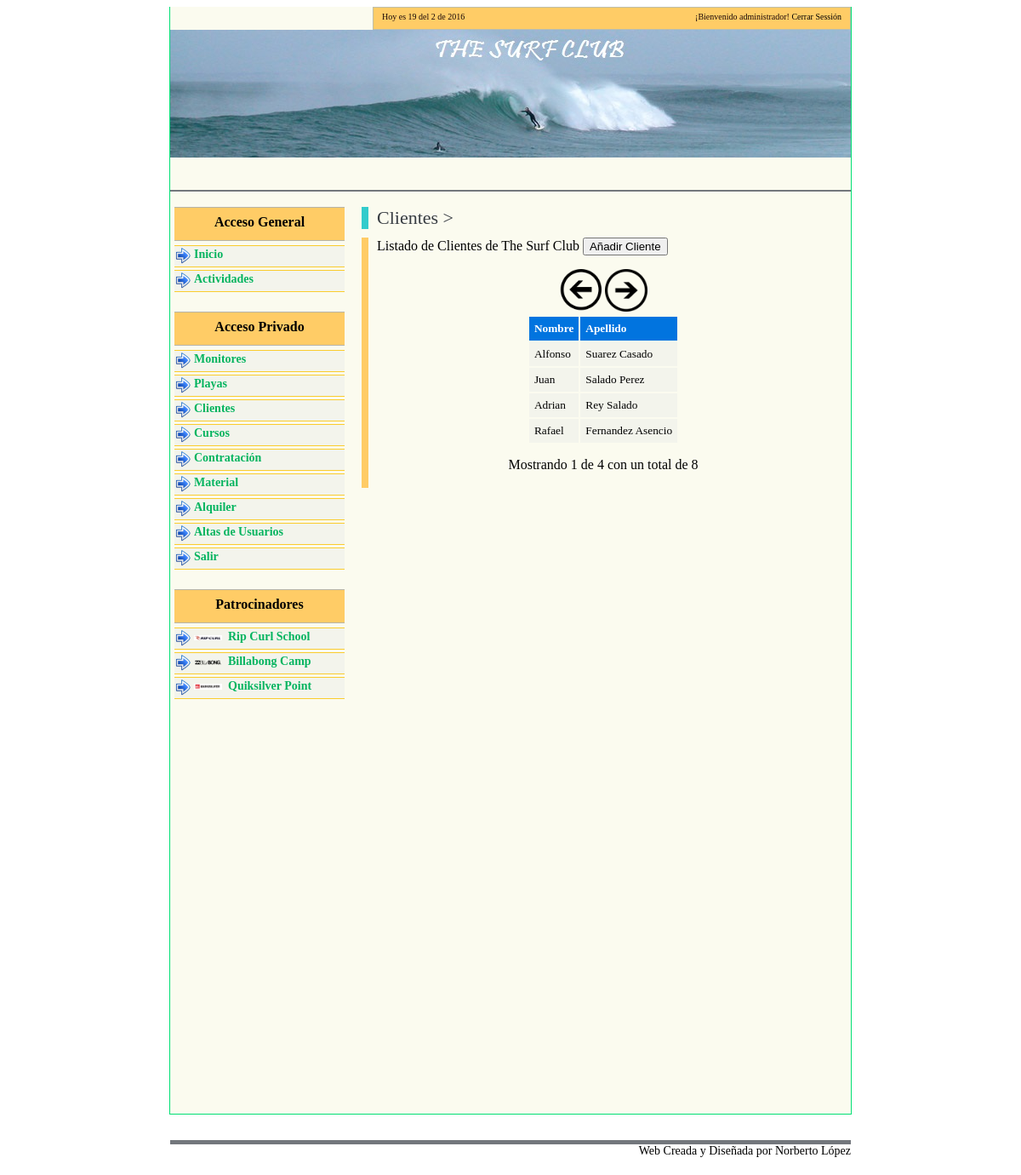
/url/clientes.php (signed in), run on the app's committed database.
### tables this page shows
CREATE TABLE `clientes` (
  `id_cliente` mediumint(8) UNSIGNED NOT NULL,
  `dni_cliente` varchar(9) NOT NULL,
  `nombre_cliente` varchar(50) NOT NULL,
  `apellidos_cliente` varchar(50) NOT NULL
);

### url/clientes.php (the view, shortened to what this page needs)
<?php
include("encabezado.php");
print "<LINK REL='stylesheet' TYPE='text/css' HREF='../css/estilos.css'>";
if (!isset($_SESSION['usuario']))
{
	print("Para ver este contenido debe estar logueado");
	echo "<META HTTP-EQUIV='refresh' CONTENT='3; URL=../index.php'>";
}
else
{
?>
	<div class="titulomenu">Clientes > </div><div class="imagentitulo"></div>
	<div class="cuerpomenu">
		<form action="nuevousuario2clientes.php" METHOD="POST">Listado de Clientes de The Surf Club <span style="text-align:right;"><input type="submit" value="Añadir Cliente"></span></form>
<?php
		$conexion = mysql_connect ("localhost", "root", "")
			or die ("No se puede conectar con el servidor");
		$num=4;
		$comienzo=$_REQUEST['comienzo'];
		if(!isset($comienzo))
			$comienzo=0;
		if (isset($buscar))
		{
			if($usuario3=="" && $actividad!="")
			{
				$instruccion = "select * from clientes where apellidos_cliente='$actividad' LIMIT $comienzo,$num" ;
				$instruccion2 = "select * from clientes where apellidos_cliente='$actividad'";
			}
			if($usuario3!="" && $actividad=="")
			{
				$instruccion = "select * from clientes where nombre_cliente='$usuario3' LIMIT $comienzo,$num" ;
				$instruccion2 = "select * from clientes where nombre_cliente='$usuario3'";
			}
			if($usuario3!="" && $actividad!="")
			{
				$instruccion = "select * from clientes where nombre_cliente='$usuario3' and apellidos_cliente='$actividad' LIMIT $comienzo,$num" ;
				$instruccion2 = "select * from clientes where nombre_cliente='$usuario3' and apellidos_cliente='$actividad'";
			}
			if($usuario3=="" && $actividad=="")
			{
				$instruccion = "select * from clientes LIMIT $comienzo,$num" ;
				$instruccion2 = "select * from clientes";
			}
		}
		else
		{
			$instruccion = "select * from clientes LIMIT $comienzo,$num" ;
			$instruccion2 = "select * from clientes";
		}
		$consulta = mysql_query ($instruccion, $conexion)
			 or die ("Fallo en la consulta1");
		$consulta2 = mysql_query ($instruccion2, $conexion)
			 or die ("Fallo en la consulta2");
		$nfilas = mysql_num_rows ($consulta);
		$nfilas_t= mysql_num_rows ($consulta2);
?>
		<center>
<?php
			if ($nfilas>0)
			{
				if($comienzo==0)
				{
					print "<span class='botompag'><img src='../img/botonanterior.jpg' width='50'></img></span> ";
				}
				else
				{
					print "<a class='botompag' href='" . "clientes.php" . "?comienzo=" . ($comienzo - $num) . "'><img src='../img/botonanterior.jpg' width='50' border='0'></img></a>";
				}
				if(($comienzo+$num)<$nfilas_t)
				{
					print "<a class='botompag' href='" . "clientes.php" . "?comienzo=" . ($comienzo + $num) . "'><img src='../img/botonsiguiente.jpg' width='50' border='0'></img></a>";
				}
				else
				{
					print " <span class='botompag'><img src='../img/botonsiguiente.jpg' width='50'></img></span>";
				}
			}
?>
		</center>
<?php
		if ($nfilas > 0)
    	{
         	print ("<center><TABLE class='tablediary'>\n");
         	print ("<TR>\n");
         	print ("<TH>Nombre</TH>\n");
			print ("<TH>Apellido</TH>\n");
         	print ("</TR>\n");
        	for ($i=0; $i<$nfilas; $i++)
         	{
            	$resultado = mysql_fetch_array ($consulta);
           		print ("<TR>\n");
           		print ("<TD>" . $resultado['nombre_cliente'] . "</TD>\n");
            	print ("<TD>" . $resultado['apellidos_cliente'] . "</TD>\n");
            	print ("</TR>\n");
        	}
         		print ("</TABLE></center>\n");
				?>
				<?PHP
		}
      	else
         	print ("No hay Clientes, con las caracteristicas introducidas");
         	if ($nfilas>0)
         	{
		         if(($num+$comienzo)>$nfilas_t)
		    	{
		    		$a=$nfilas_t;
		    	}
		    	else
		    	{
		    		$a=($num+$comienzo);
		    	}
		    	print ("<div class='paginado'>Mostrando ". ($comienzo+1). " de ".$a." con un total de " .$nfilas_t ."<br><br>");
	        }
		  	print ("</div>")
?>
	</div>
</div>
<?PHP
}
include("pie.php");
?>

### css/estilos.css (style rules this page uses)
body { font-family: Georgia; background-color: white; }
.titulomenu { font-family:Palatino; color:#383D43; font-size:22px; text-align:left; margin-bottom:10px; padding-left:10px; border-left:solid #33cccc 8px; }
.cuerpomenu { font-family:Georgia; font-size:16px; text-align:justify; border-left:solid #ffcc66 8px; padding-left:10px; margin-bottom:10px; }
.tablediary TH { font-size: 10pt; color: white; background: #0174DF; text-align: left; font-family:Palatino; padding:6px; }
.tablediary TD { font-size: 10pt; background: #F3F4EC; padding:6px; font-family:Georgia; }
.paginado { text-align:center; font-family:Palatino; margin-top:15px; }
.botompag { border: 0px; text-align:center; }

### data on the page
clientes: nombre_cliente "Alfonso", apellidos_cliente "Suarez Casado"
clientes: nombre_cliente "Juan", apellidos_cliente "Salado Perez"
clientes: nombre_cliente "Adrian", apellidos_cliente "Rey Salado"
clientes: nombre_cliente "Rafael", apellidos_cliente "Fernandez Asencio"

### other printed values
$usuario "administrador"
$comienzo+1 "1"
$a "4"
$nfilas_t "8"
